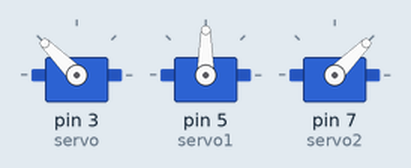
This sketch was run on a simulated Arduino Uno, built with avr-gcc and run on an emulated ATmega328P. Shown: 3 × servo.

Above: at 3.05 s.
At 5.4 s:
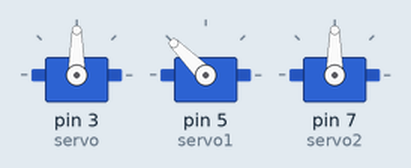
At 6.6 s:
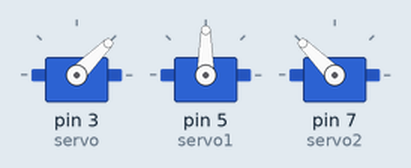
At 7.8 s:
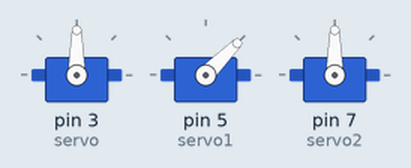
Timing chart, 0 to 9.2 s (numbered marks = the images above):
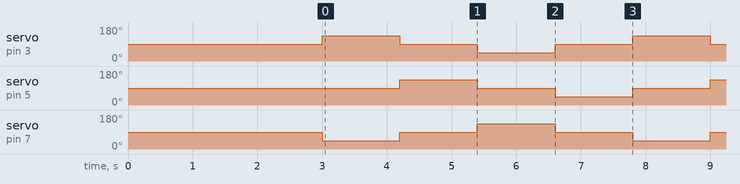

The sketch:

snake_walk_test.ino
```cpp
#include<Servo.h>
Servo servo;
Servo servo1;
Servo servo2;
void setup() {
  Serial.begin(9600);
  servo.attach(3);
  servo1.attach(5);
  servo2.attach(7);
  servo.write(90);
  servo2.write(90);
  delay(3000);
}

void loop() {
  servo.write(135);
  servo1.write(90);
  servo2.write(45);
  delay(1200);
  servo.write(90);
  servo1.write(135);
  servo2.write(90);
  delay(1200);
  servo.write(45);
  servo1.write(90);
  servo2.write(135);
  delay(1200);
  servo.write(90);
  servo1.write(45);
  servo2.write(90);
  delay(1200);
  // for(int i=0;i>90;i++){
  //   float T=millis();
  //   float t=0;
  //   while(t<9){
  //     servo.write(i);
  //     t=millis()-T;
  //     Serial.println(t);
  //   }
  // }

}
```

Measured:
- by itself, servo on pin 3 (servo), servo on pin 5 (servo1): repeats every 4.8 s: 90° 1.2 s, 45° 1.2 s, 90° 1.2 s, 135° 1.2 s
- by itself, servo on pin 7 (servo2): repeats every 4.8 s: 90° 1.2 s, 135° 1.2 s, 90° 1.2 s, 45° 1.2 s
